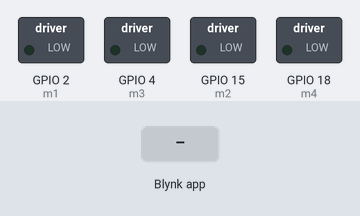
A sketch run on a simulated ESP32. On the bench: switched loads named in the sketch (green lamp = pin HIGH). Inputs (shaded band) come from the test bench. WiFi joins after 1.5 s; servers stay silent unless stated.

Above: at 3.0 s.
3.1 s: Blynk app writes 1 to V1
At 4.1 s:
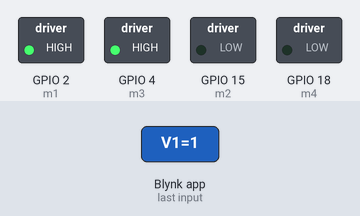
4.6 s: Blynk app writes 1 to V2
At 5.3 s:
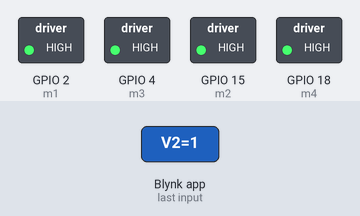
6.1 s: Blynk app writes 0 to V1
At 6.4 s:
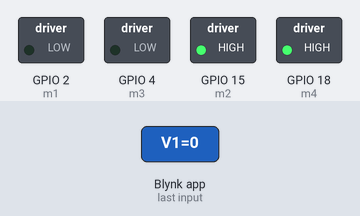
7.6 s: Blynk app writes 1 to V3
At 8.7 s:
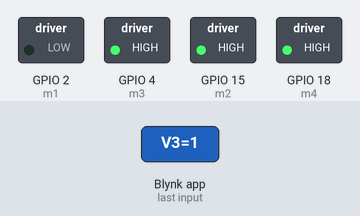
9.1 s: Blynk app writes 0 to V2
At 9.9 s:
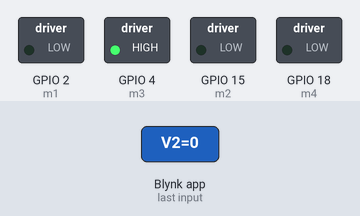
10.6 s: Blynk app writes 200 to V3
At 11.1 s:
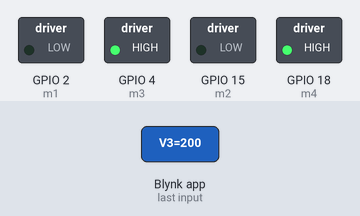
Timing chart, 0 to 13.1 s (numbered marks = the images above; inputs shaded):
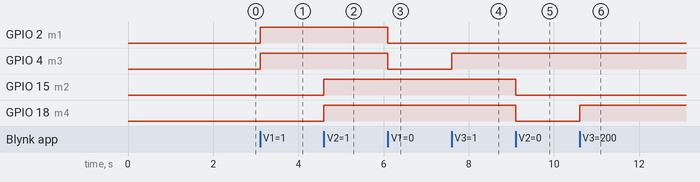

Measured:
- after the input at 3.1 s, GPIO 2 (m1), GPIO 4 (m3): LOW → HIGH at once
- after the input at 4.6 s, GPIO 15 (m2), GPIO 18 (m4): LOW → HIGH at once
- after the input at 6.1 s, GPIO 2 (m1), GPIO 4 (m3): HIGH → LOW at once
- after the input at 7.6 s, GPIO 4 (m3): LOW → HIGH at once
- after the input at 9.1 s, GPIO 15 (m2), GPIO 18 (m4): HIGH → LOW at once
- after the input at 10.6 s, GPIO 18 (m4): LOW → HIGH at once

The sketch:

REMOTE_CONTROL_CAR.ino
```cpp
#define BLYNK_PRINT Serial
#define BLYNK_TEMPLATE_ID "TMPL3TFhcDrvW"
#define BLYNK_TEMPLATE_NAME "Motor ON"
#define BLYNK_AUTH_TOKEN "1j6XzAKXMxJoy2_O0VLKOXBhzWIED3lT"

#include <WiFi.h>
#include <WiFiClient.h>
#include <BlynkSimpleEsp32.h>

char auth[] = "1j6XzAKXMxJoy2_O0VLKOXBhzWIED3lT";  // Replace with your Blynk Auth Token
char ssid[] = "IOT";       // Replace with your Wi-Fi SSID
char pass[] = "123456789";   // Replace with your Wi-Fi password

const int m1 = 2;           // GPIO pin where the LED is connected
const int m2 = 15;
const int m3 = 4;
const int m4 = 18;

void setup()
{
  // Debug console
  Serial.begin(115200);

  // Set up the LED pin as an output
  pinMode(m1,OUTPUT);
  pinMode(m2,OUTPUT);
  pinMode(m3,OUTPUT);
  pinMode(m4,OUTPUT);

  // Connect to Wi-Fi and Blynk
  Blynk.begin(auth, ssid, pass);
}

BLYNK_WRITE(V1)
{
  int pinValue = param.asInt(); // Get the value from the Blynk app

  // Turn the LED on or off based on the button state
  digitalWrite(m1, pinValue);
  digitalWrite(m3, pinValue);

}

BLYNK_WRITE(V2)
{
  int pinValue=param.asInt();
  digitalWrite(m2,pinValue);
  digitalWrite(m4,pinValue);
}

BLYNK_WRITE(V3)
{
  int pinValue=param.asInt();
  digitalWrite(m3,pinValue);
  digitalWrite(m4,pinValue);
}

BLYNK_WRITE(V4)
{
  int pinValue=param.asInt();
  digitalWrite(m1,pinValue);
  digitalWrite(m2,pinValue);
}

void loop()
{
  Blynk.run();
}
```
